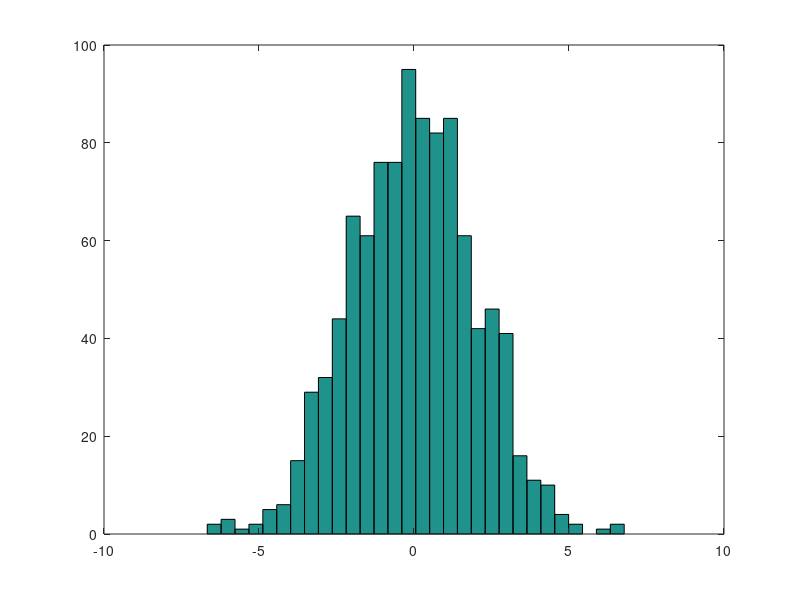
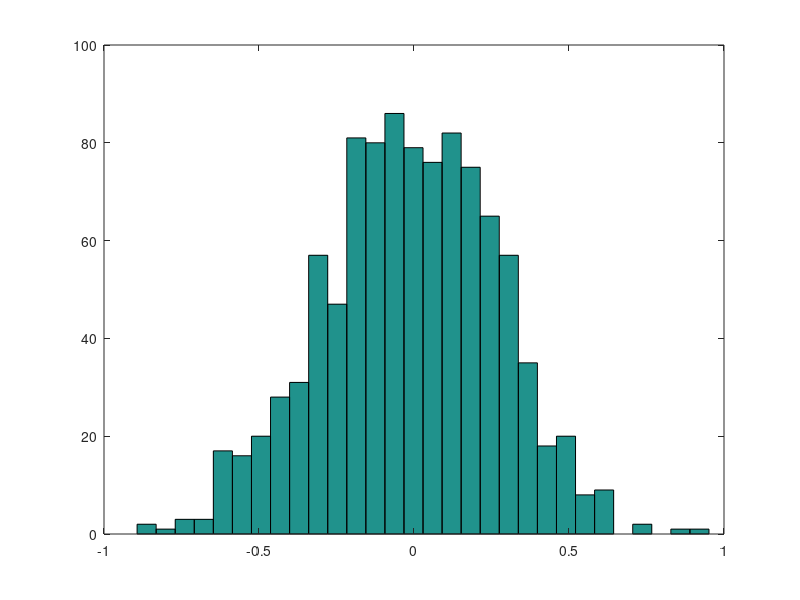

These charts were generated, in order, by the following MATLAB code:
% ridge regression as example of Bayesian estimation

n = 100;
a = 0.95; % controls collinearity: close to 0 indep close to 1 highly collinear

for i = 1:1000

	% generate regressors that are collinear
	x1 = rand(n,1);
	x2 = a*x1 + (1-a)*randn(n,1);
	x = [ones(n,1) x1 x2];

	% true params and dep var
	b = ones(3,1);
	e = randn(n,1);
	y = x*b+e;

	% OLS
	bols = ols(y,x);

	% ridge regression
	k = 1;
	yy = [y; k*zeros(3,1)];
	xx = [x; k*eye(3)];
	bridge = ols(yy,xx);
	
	% store results
	bs(i,:) = [bols' bridge'];

end

% histograms to compare 
bs = bs - [b' b']; % take away true, so centered around 0
hist(bs(:,2),30);
%print('ridge_example_ols.png','-dpng');
figure
hist(bs(:,5),30);
%print('ridge_example_ridge.png','-dpng');

